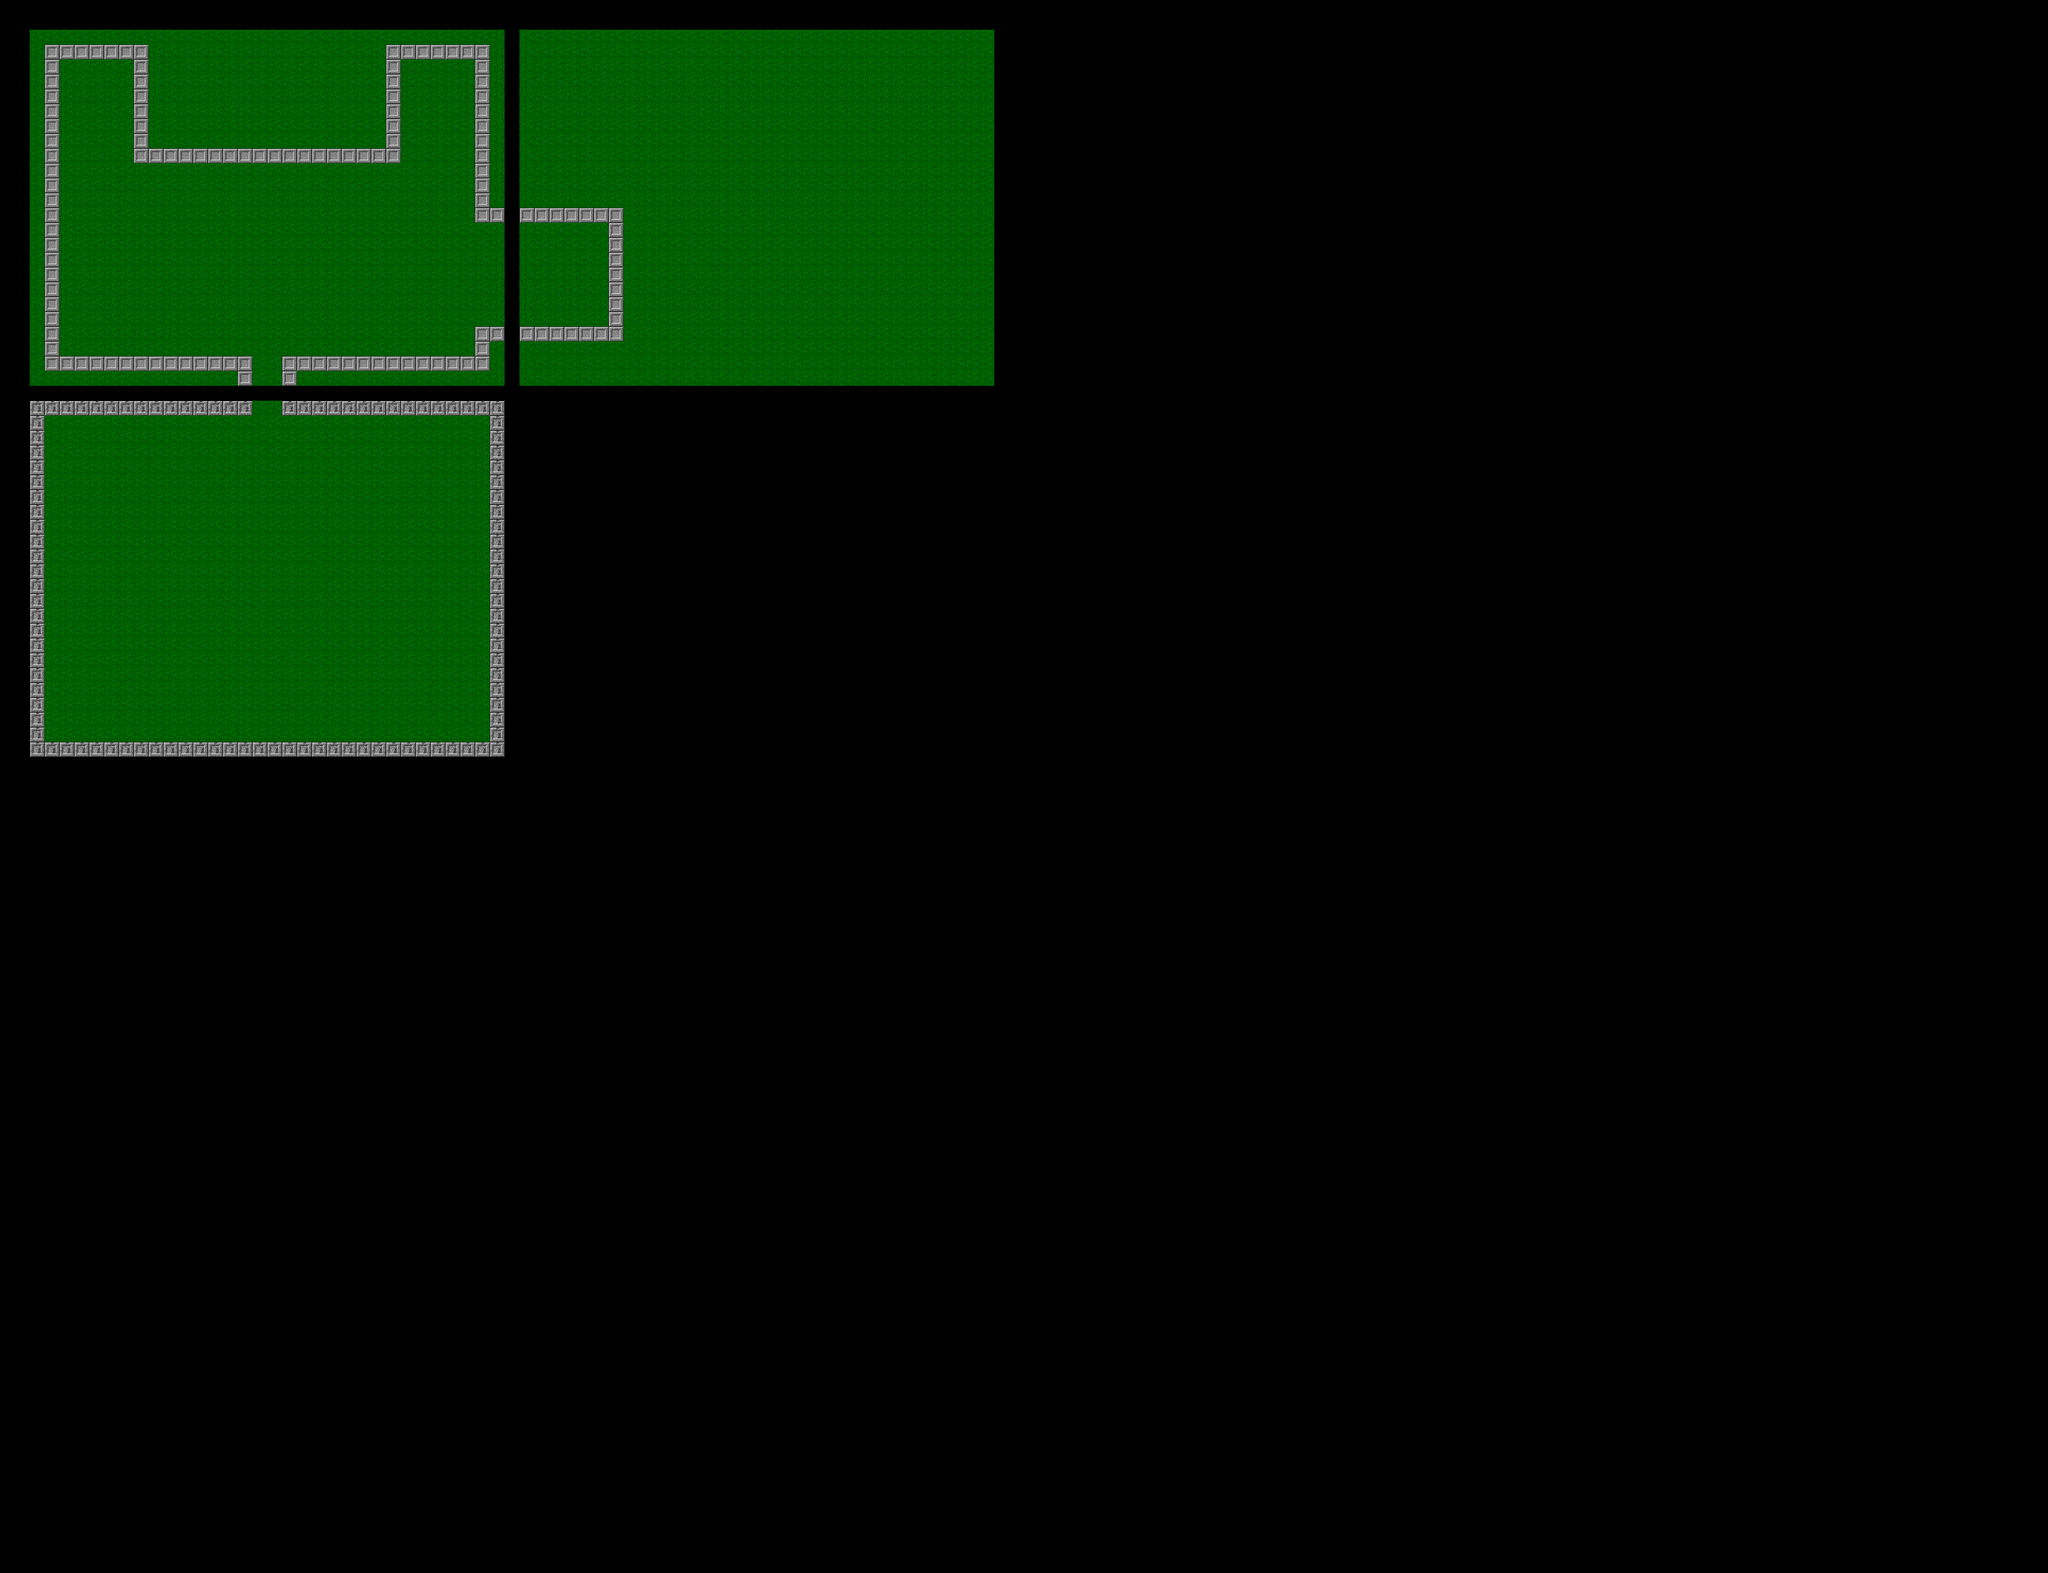

A level layout from a 2D game, rendered from its tile map. Below: a short description, then the map file with tile-grid data replaced by summaries:
An orthogonal 138x106 tile map with 32x32 px tiles, 3 tile layers (worldBounds, backgroundLayer, collisionLayer) and 1 object.

<map version="1.0" orientation="orthogonal" renderorder="right-down" width="138" height="106" tilewidth="32" tileheight="32" nextobjectid="8">
 <tileset firstgid="1" name="tiled_assets" tilewidth="32" tileheight="32">
  <image source="../../images/assets.png" width="2048" height="1536" />
  <tile id="65">
   <properties>
    <property name="playerSpawn" value="true" />
   </properties>
  </tile>
  <tile id="67">
   <properties>
    <property name="roomBounds" value="true" />
   </properties>
  </tile>
 </tileset>
 <layer name="worldBounds" width="138" height="106">
  <data>[14628 cells, 290 non-empty, 2 distinct tile ids]</data>
 </layer>
 <layer name="backgroundLayer" width="138" height="106">
  <data>[14628 cells, 2304 non-empty, 1 distinct tile ids]</data>
 </layer>
 <layer name="collisionLayer" width="138" height="106">
  <data>[14628 cells, 236 non-empty, 2 distinct tile ids]</data>
 </layer>
 <objectgroup name="objectLayer">
  <object id="7" gid="66" x="544" y="512" width="32" height="32" />
 </objectgroup>
</map>
